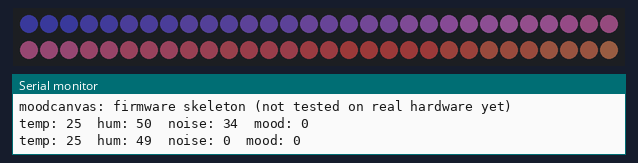
Recording of a sketch running on a simulated Arduino Uno, built with avr-gcc and run on an emulated ATmega328P. On the bench: 60 RGB LEDs in strip order, left to right, continuing on the next row, the last lines printed to the serial monitor. Dim RGB values are drawn brighter than linear; random numbers use the default seed unless the sketch sets one.

Above: at 0.67 s.
At 3.91 s:
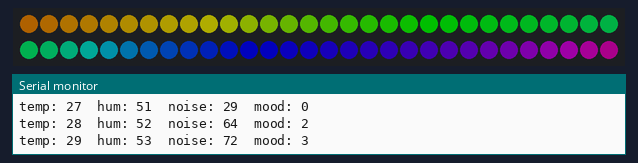
At 9.61 s:
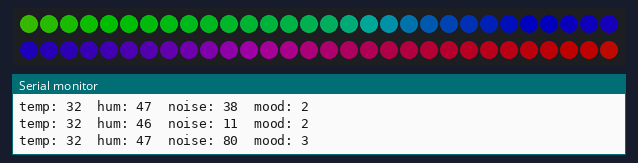
At 19.04 s:
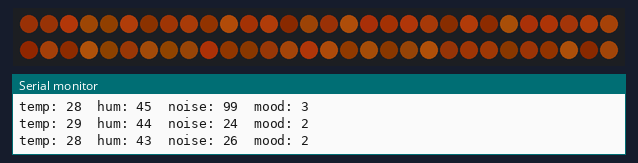
At 28.37 s:
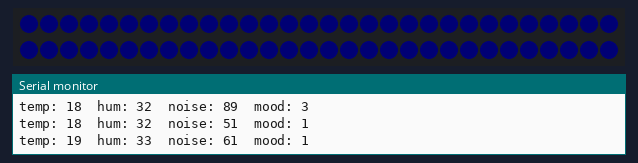
At 37.49 s:
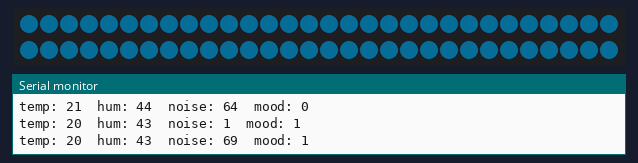

The sketch:

main.ino
```cpp
// moodcanvas firmware - WIP
// planning + writing code structure, no real hardware tests yet

#include <Arduino.h>
#include <FastLED.h>

// ---------------------------
// basic led config (can change later)
// ---------------------------
#define NUM_LEDS    60        // will update once i know final setup
#define DATA_PIN    5
#define BRIGHTNESS  80
#define LED_TYPE    WS2812B
#define COLOR_ORDER GRB

CRGB leds[NUM_LEDS];

// ---------------------------
// fake sensor values for now
// (no actual sensors connected yet)
// ---------------------------
int fakeTemp = 24;       // °C-ish
int fakeHumidity = 50;   // %
int fakeNoise = 0;       // just a random value for now

// which "mood" we are in
enum Mood {
  MOOD_CALM,
  MOOD_COLD,
  MOOD_WARM,
  MOOD_CHAOTIC
};

Mood currentMood = MOOD_CALM;

// ---------------------------
// placeholder: pretend we read sensors
// later this will use real sensor libraries
// ---------------------------
void readSensorsFake() {
  // just slowly nudge values around so stuff changes
  fakeTemp += random(-1, 2);      // -1, 0, or +1
  fakeHumidity += random(-1, 2);
  fakeNoise = random(0, 100);     // totally fake "noise" value

  // clamp values a bit
  if (fakeTemp < 15) fakeTemp = 15;
  if (fakeTemp > 32) fakeTemp = 32;

  if (fakeHumidity < 30) fakeHumidity = 30;
  if (fakeHumidity > 80) fakeHumidity = 80;
}

// ---------------------------
// decide mood based on fake sensor values
// later this will use real sensors
// ---------------------------
void updateMoodFromSensors() {
  if (fakeNoise > 70) {
    currentMood = MOOD_CHAOTIC;
  } else if (fakeTemp <= 20) {
    currentMood = MOOD_COLD;
  } else if (fakeTemp >= 28) {
    currentMood = MOOD_WARM;
  } else {
    currentMood = MOOD_CALM;
  }
}

// ---------------------------
// simple animations per mood
// (all very basic on purpose)
// ---------------------------

void showCalm() {
  // soft blue/purple gradient
  for (int i = 0; i < NUM_LEDS; i++) {
    uint8_t hue = 160 + (i * 2); // bluish range
    leds[i] = CHSV(hue, 100, 150);
  }
  FastLED.show();
}

void showCold() {
  // cold blue / cyan breathing style
  static uint8_t breath = 0;
  breath++;

  uint8_t brightness = beatsin8(10, 40, 180); // slow breathing

  for (int i = 0; i < NUM_LEDS; i++) {
    leds[i] = CHSV(140, 200, brightness); // blue/cyan
  }
  FastLED.show();
}

void showWarm() {
  // warm orange / red flicker
  for (int i = 0; i < NUM_LEDS; i++) {
    uint8_t flicker = random(100, 255);
    leds[i] = CHSV(20 + random(0, 10), 200, flicker); // orange-ish
  }
  FastLED.show();
}

void showChaotic() {
  // chaotic rainbow mess
  static uint8_t baseHue = 0;
  baseHue += 3;

  for (int i = 0; i < NUM_LEDS; i++) {
    leds[i] = CHSV(baseHue + i * 3, 255, 255);
  }
  FastLED.show();
}

// wrapper to pick animation based on mood
void renderMood() {
  switch (currentMood) {
    case MOOD_CALM:
      showCalm();
      break;
    case MOOD_COLD:
      showCold();
      break;
    case MOOD_WARM:
      showWarm();
      break;
    case MOOD_CHAOTIC:
      showChaotic();
      break;
  }
}

// ---------------------------
// setup + loop
// ---------------------------

void setup() {
  Serial.begin(115200);
  delay(500);
  Serial.println("moodcanvas: firmware skeleton (not tested on real hardware yet)");

  // fastled setup
  FastLED.addLeds<LED_TYPE, DATA_PIN, COLOR_ORDER>(leds, NUM_LEDS);
  FastLED.setBrightness(BRIGHTNESS);

  // clear leds
  fill_solid(leds, NUM_LEDS, CRGB::Black);
  FastLED.show();

  randomSeed(analogRead(0)); // basic random seed
}

void loop() {
  // 1) "read" fake sensors (later: real)
  readSensorsFake();

  // 2) update mood based on fake sensor values
  updateMoodFromSensors();

  // 3) log a bit to serial so we can see what's going on
  Serial.print("temp: ");
  Serial.print(fakeTemp);
  Serial.print("  hum: ");
  Serial.print(fakeHumidity);
  Serial.print("  noise: ");
  Serial.print(fakeNoise);
  Serial.print("  mood: ");
  Serial.println(currentMood);

  // 4) draw leds based on mood
  renderMood();

  // 5) small delay so it doesn’t spam too hard
  delay(80);
}
```
